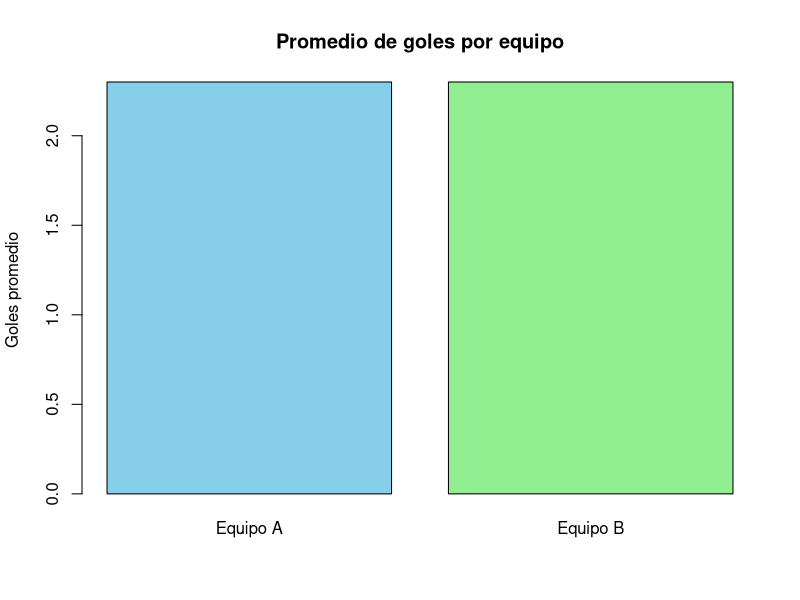

The R source for this figure:
# Ejercicio 1: Comparación de goles entre dos equipos

# Datos
equipo_a <- c(2, 3, 1, 4, 2, 3, 2, 1, 3, 2)
equipo_b <- c(3, 2, 1, 3, 2, 2, 4, 2, 3, 1)

# Prueba t de muestras independientes
resultado_goles <- t.test(equipo_a, equipo_b)
print("Resultado de la prueba t para goles entre equipo A y B:")
print(resultado_goles)

# Visualizar los promedios de goles de cada equipo
media_a <- mean(equipo_a)
media_b <- mean(equipo_b)

barplot(c(media_a, media_b),
        names.arg = c("Equipo A", "Equipo B"),
        col = c("skyblue", "lightgreen"),
        main = "Promedio de goles por equipo",
        ylab = "Goles promedio")



